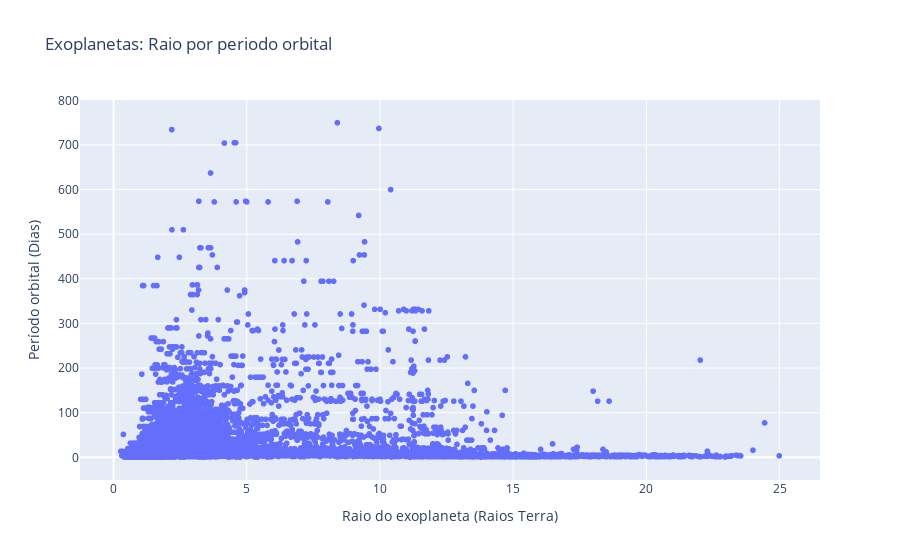

Write notebook code for a chart like this one.
### Code cell
# relação entre tamanho no planeta e periodo orbital
title ='Exoplanetas: Raio por periodo orbital'
labels = {
    'pl_rade':'Raio do exoplaneta (Raios Terra)',
    'pl_orbper':'Período orbital (Dias)'
}
fig = px.scatter(df_exopl[(df_exopl['pl_rade'] < 25)&(df_exopl['pl_orbper'] < 800)], 
                 x='pl_rade',
                 y='pl_orbper',
                 labels = labels,
                 title = title)
fig.show()

### Figure 1 — Plotly figure (JSON) as saved in the notebook; plotly's stock layout.template omitted (floating-point values rounded to 4 significant figures; data arrays with more than 128 entries replaced by an {"elided": "..."} marker saying what was removed)
{"data": [{"hovertemplate": "Raio do exoplaneta (Raios Terra)=%{x}<br>Período orbital (Dias)=%{y}<extra></extra>", "legendgroup": "", "marker": {"color": "#636efa", "symbol": "circle"}, "mode": "markers", "name": "", "showlegend": false, "type": "scattergl", "x": {"elided": "18907 float values"}, "xaxis": "x", "y": {"elided": "18907 float values"}, "yaxis": "y"}], "layout": {"legend": {"tracegroupgap": 0}, "title": {"text": "Exoplanetas: Raio por periodo orbital"}, "xaxis": {"anchor": "y", "domain": [0, 1], "title": {"text": "Raio do exoplaneta (Raios Terra)"}}, "yaxis": {"anchor": "x", "domain": [0, 1], "title": {"text": "Período orbital (Dias)"}}}}
